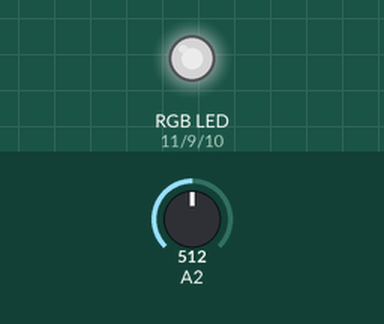
Bench run of a sketch on a simulated Arduino Uno, built with avr-gcc and run on an emulated ATmega328P. Shown: an RGB LED mixed from three pins (HIGH = lit). The inputs (shaded band) are chosen by the test bench; at power-on: A2 = 512. Dim RGB values are drawn brighter than linear.

Above: at 1.2 s.
1.3 s: A2 set to 716
At 2.0 s:
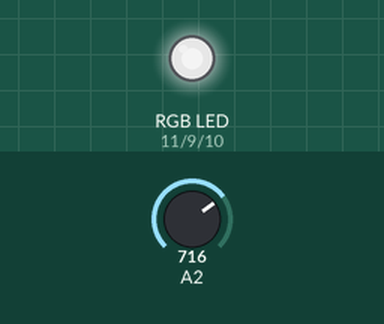
2.8 s: A2 set to 900
At 3.1 s:
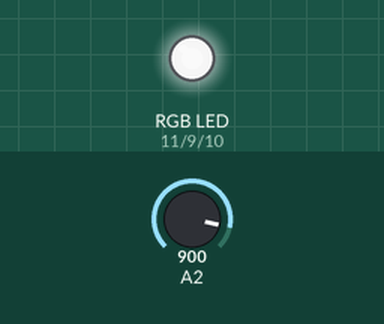
4.3 s: A2 set to 122
At 5.5 s:
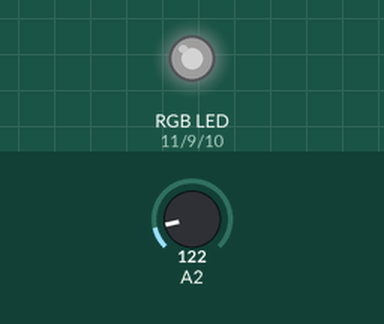
5.8 s: A2 set to 0
At 6.6 s:
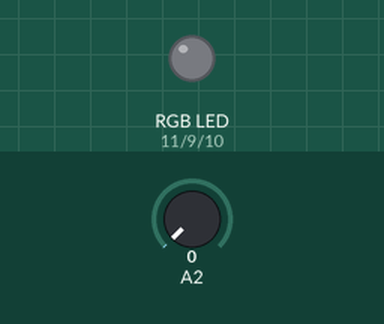
Timing chart, 0 to 8.3 s (numbered marks = the images above; inputs shaded):
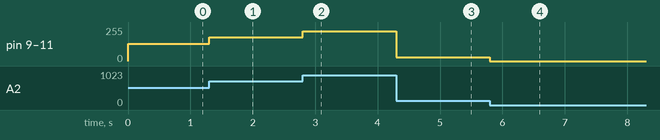

The sketch:

BareMinimum_Problem1.ino
```cpp
//Controlling the brightness of the LED using PWMs
//Date: 21-08-2021
//Yash Agrawal

const int redPin = 11;
const int bluePin = 10;
const int greenPin = 9;
const int dtime = 1000;

void setup()
{
  pinMode(redPin,OUTPUT);
  pinMode(bluePin,OUTPUT);
  pinMode(greenPin,OUTPUT);
  pinMode(A2,INPUT);
}

void loop()
{
  //any integer number between 0 and 255
  //it takes values between 0V and 5V

  float b_potentiometer = analogRead(A2);
  float b_led = b_potentiometer / 4;
  analogWrite(redPin,b_led);
  analogWrite(bluePin,b_led);
  analogWrite(greenPin,b_led);
}
```

Measured:
- after the input at 1.3 s, pin 9 (greenPin), pin 10 (bluePin), pin 11 (redPin): 128/255 → 179/255 at once
- after the input at 2.8 s, pin 9 (greenPin), pin 10 (bluePin), pin 11 (redPin): 179/255 → 225/255 at once
- after the input at 4.3 s, pin 9 (greenPin), pin 10 (bluePin), pin 11 (redPin): 225/255 → 30/255 at once
- after the input at 5.8 s, pin 9 (greenPin), pin 10 (bluePin), pin 11 (redPin): 30/255 → 0/255 at once
